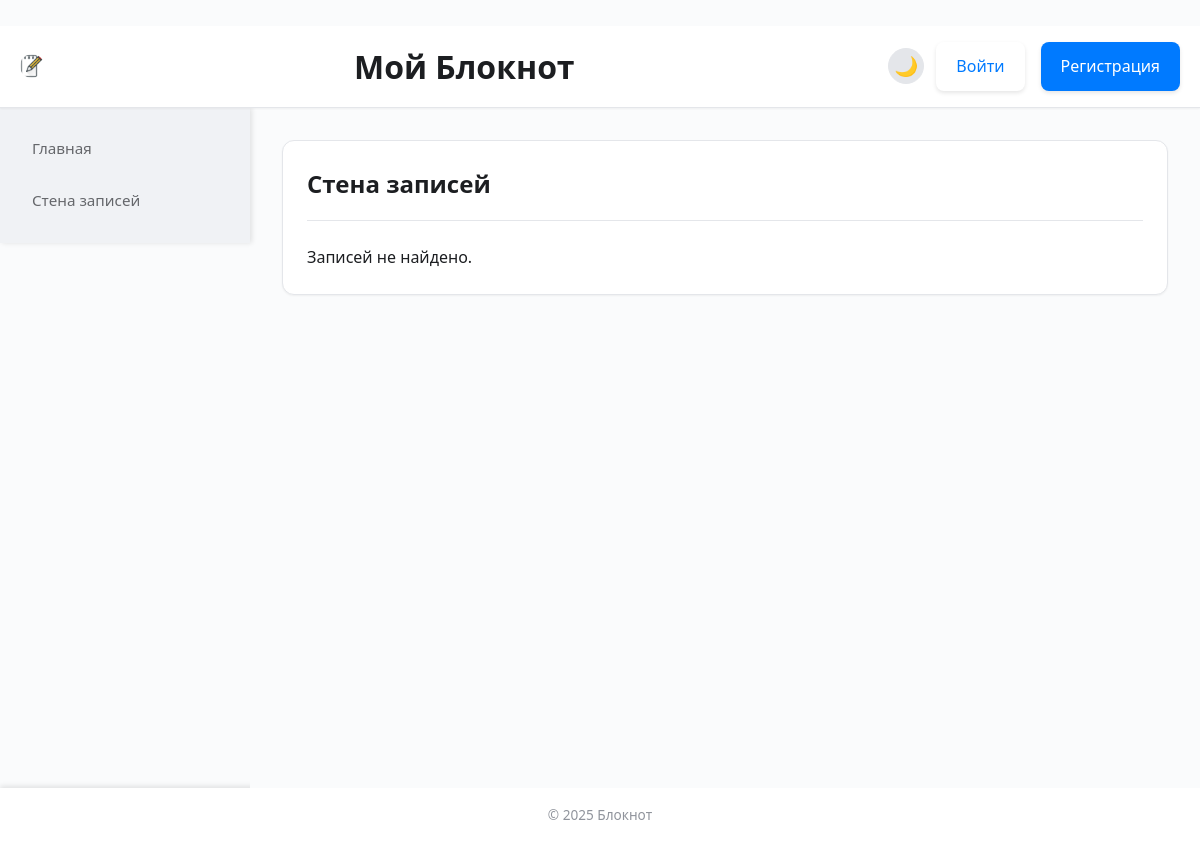
Before: /wall with the older database file.
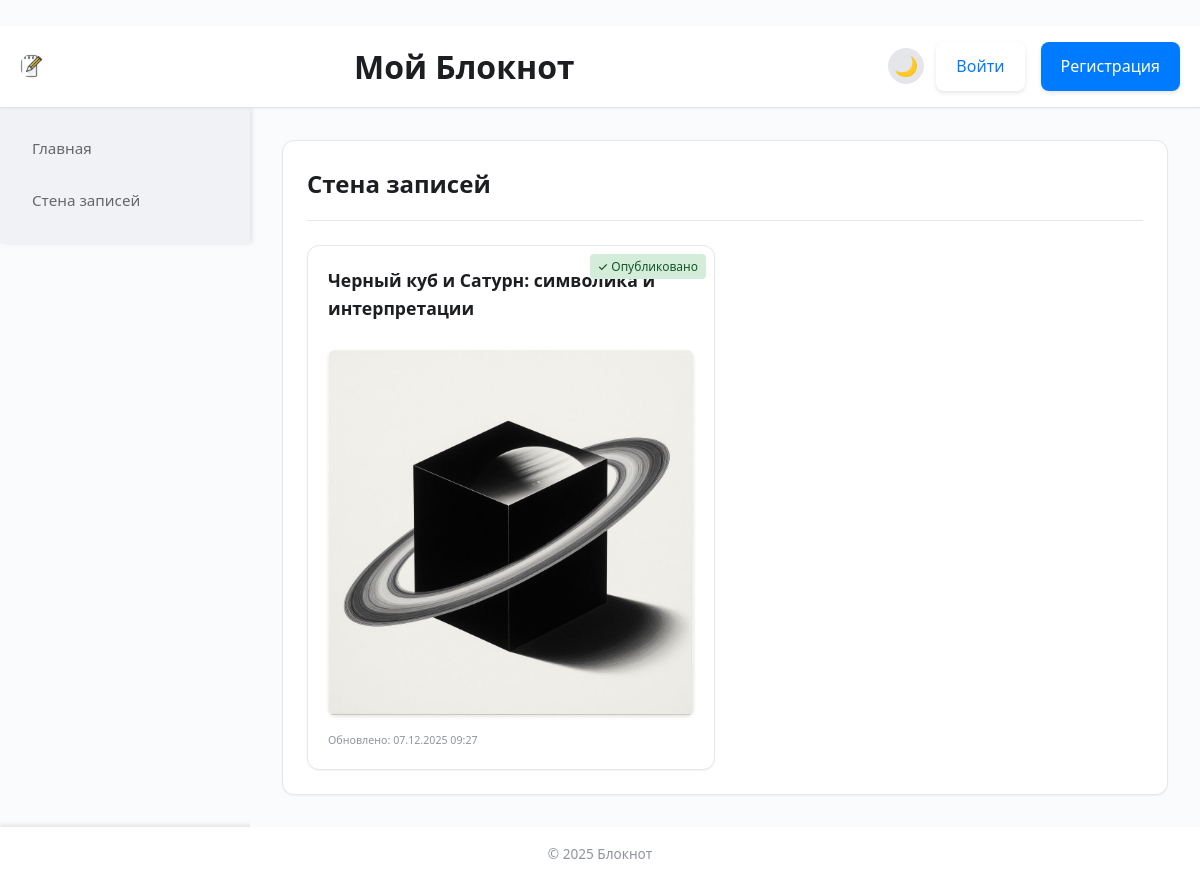
After: the same page with the newer database file.
### models.py (models this page shows, shortened)
class Note(db.Model):
    id = db.Column(db.Integer, primary_key=True)
    title = db.Column(db.String(200), nullable=True)
    content = db.Column(db.Text, nullable=True)
    full_content = db.Column(db.Text, nullable=True) # Полный HTML-контент статьи
    image_filename = db.Column(db.String(200), nullable=True)
    created_at = db.Column(db.DateTime, default=datetime.utcnow)
    updated_at = db.Column(db.DateTime, default=datetime.utcnow, onupdate=datetime.utcnow)
    note_type = db.Column(db.String(20), default='note') # 'note', 'list', 'image_note', 'article'
    tags = db.Column(db.String(500), nullable=True)
    background_color = db.Column(db.String(20), default='white')
    summary = db.Column(db.Text, nullable=True) # Краткое описание статьи
    preview_image = db.Column(db.String(200), nullable=True) # Изображение превью статьи
    category_ids = db.Column(db.String(200), nullable=True)
    is_published = db.Column(db.Boolean, default=False) # По умолчанию False
    user_id = db.Column(db.Integer, db.ForeignKey('user.id'), nullable=False)
    user = db.relationship('User', backref=db.backref('notes', lazy=True))

### app.py (the view)
@app.route('/wall')
def wall():
    if current_user.is_authenticated and current_user.is_admin:
        all_notes = Note.query.order_by(Note.updated_at.desc()).all()
    else:
        all_notes = Note.query.filter_by(is_published=True).order_by(Note.updated_at.desc()).all()
    categories = Category.query.all()
    all_tags = set()
    for note in all_notes:
        if note.tags:
            all_tags.update(tag.strip() for tag in note.tags.split(','))
    return render_template('wall.html', notes=all_notes, categories=categories, all_tags=all_tags, is_admin=current_user.is_authenticated and current_user.is_admin)

### templates/wall.html (shortened to what this page needs)
{% extends "base.html" %}
{% block sidebar %}
    {% include 'sidebar.html' %}
{% endblock %}
{% block content %}
<div class="content-card">
    <div class="card-header">
        <h2>Стена записей</h2>
    </div>
    {% if notes %}
        <div class="notes-list">
        {% for note in notes %}
            <div class="note-card" style="background-color: {{ note.background_color or 'white' }};">
                {% if note.title %}
                    <h3>{{ note.title }}</h3>
                {% endif %}
                {% if note.is_published %}
                    <span class="published-indicator">✓ Опубликовано</span>
                {% else %}
                    <span class="unpublished-indicator">○ Не опубликовано</span>
                {% endif %}
                {% if note.note_type == 'article' %}
                    {% if note.preview_image %}
                        <div class="article-preview-image">
                            <img src="{{ url_for('static', filename='uploads/' + note.preview_image) }}" alt="Превью статьи" style="max-width: 100%;">
                        </div>
                    {% endif %}
                {% endif %}
                <p class="note-date"><small>Обновлено: {{ note.updated_at.strftime('%d.%m.%Y %H:%M') }}</small></p>
            </div>
        {% endfor %}
        </div>
    {% else %}
        <p>Записей не найдено.</p>
    {% endif %}
</div>
{% endblock %}

### templates/base.html (shortened to what this page needs)
<!DOCTYPE html>
<html lang="ru">
<head>
    <link rel="stylesheet" href="{{ url_for('static', filename='css/style.css') }}">
</head>
<body>
    <header class="app-header">
        <div class="app-header-content">
            <img src="{{ url_for('static', filename='icons/note-1.png') }}" alt="Логотип" class="app-logo">
            <h1>Мой Блокнот</h1>
            <div class="auth-info">
                {% if current_user.is_authenticated %}
                    <span>Привет, {{ current_user.username }}!</span>
                    {% if current_user.is_admin %}
                        <a href="{{ url_for('admin_index') }}" class="btn btn-auth btn-auth-secondary">Админ-панель</a>
                    {% endif %}
                    <a href="{{ url_for('logout') }}" class="btn btn-auth btn-auth-secondary">Выйти</a>
                {% else %}
                    <a href="{{ url_for('login') }}" class="btn btn-auth btn-auth-secondary">Войти</a>
                    <a href="{{ url_for('register') }}" class="btn btn-auth btn-auth-primary">Регистрация</a>
                {% endif %}
            </div>
        </div>
    </header>
    <div class="app-container">
        {% block sidebar %}{% endblock %}
        <main class="app-main">
            {% block content %}{% endblock %}
        </main>
    </div>
    <footer class="app-footer">
        <p>&copy; 2025 Блокнот</p>
    </footer>
</body>
</html>

### templates/sidebar.html (shortened to what this page needs)
<div class="sidebar">
    <nav class="sidebar-nav">
        <ul>
            <li><a href="{{ url_for('index') }}">Главная</a></li>
            <li><a href="{{ url_for('wall') }}">Стена записей</a></li>
        </ul>
    </nav>
</div>

Changed rows visible on the page:
added Note: title "Черный куб и Сатурн: символика и интерпретации", is_published "✓ Опубликовано", preview_image (picture), updated_at "07.12.2025 09:27"
Other visible differences:
text no longer shown: "Записей не найдено."
